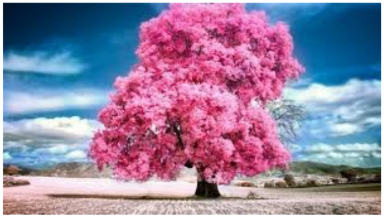
#> input picture Lab_Programs/image-1.png, 384 x 217 px
$ python program-25.py   (older library calls are emulated)
#> lines starting #> are read from the running program, lines starting #| are printed output that depends on the picture; after the words box and inside, x2 and y2 are one past the last pixel; in counts of white or black regions, pixels touching at a corner belong together
import cv2
import numpy as np

img = cv2.imread("image-1.png",0)
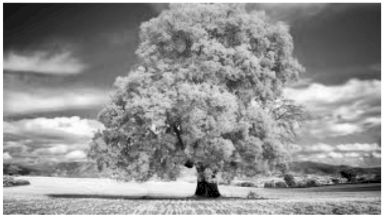
#> img: shape (217, 384); min 0, max 255, mean 145.8

sobelx = cv2.Sobel(img,cv2.CV_64F,1,0)
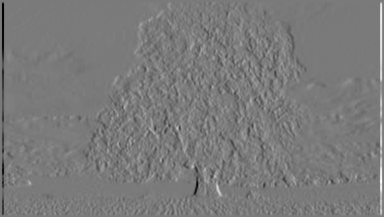
#> sobelx: shape (217, 384) float64; min -888, max 957, mean 0; drawn with min black and max white
sobely = cv2.Sobel(img,cv2.CV_64F,0,1)
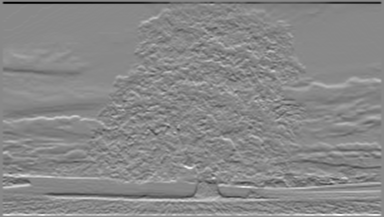
#> sobely: shape (217, 384) float64; min -904, max 784, mean 0; drawn with min black and max white
gradient = cv2.magnitude(sobelx,sobely)
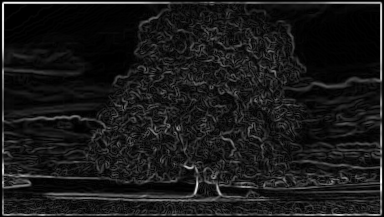
#> gradient: shape (217, 384) float64; min 0, max 957.2, mean 94.5; drawn with min black and max white

cv2.imshow("Gradient", gradient)
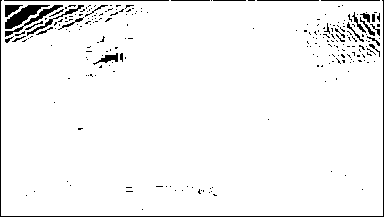
#> window 'Gradient': shape (217, 384); 95.8% white; 234 black regions (205 under 20 px), largest, box (x1, y1, x2, y2) and area: (0, 0, 384, 217) 818, (5, 5, 50, 29) 401, (5, 5, 63, 37) 238
cv2.waitKey(0)
cv2.destroyAllWindows

$ run again, with Lab_Programs/image-2.png copied over Lab_Programs/image-1.png
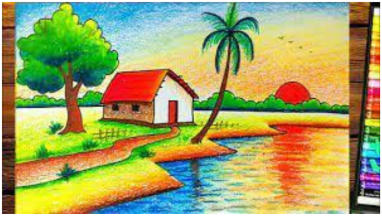
#> input picture Lab_Programs/image-2.png, 382 x 216 px
#> `gradient = cv2.magnitude(sobelx,sobely)`:
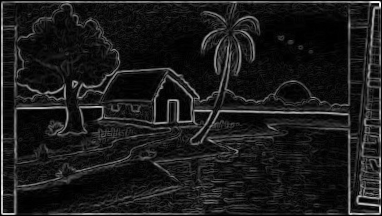
#> gradient: shape (216, 382) float64; min 0, max 1020, mean 108; drawn with min black and max white
#> `cv2.imshow("Gradient", gradient)`:
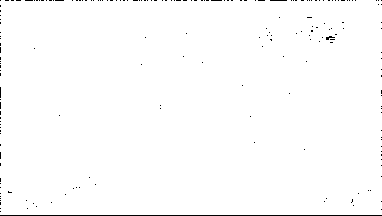
#> window 'Gradient': shape (216, 382); 99.1% white; black in thin lines or dots

$ run again, with Lab_Programs/image-3.png copied over Lab_Programs/image-1.png
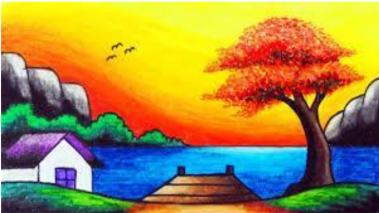
#> input picture Lab_Programs/image-3.png, 379 x 213 px
#> `gradient = cv2.magnitude(sobelx,sobely)`:
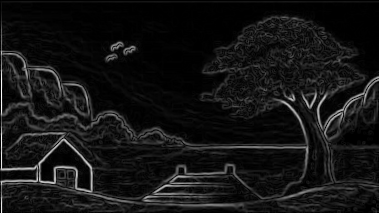
#> gradient: shape (213, 379) float64; min 0, max 848, mean 68; drawn with min black and max white
#> `cv2.imshow("Gradient", gradient)`:
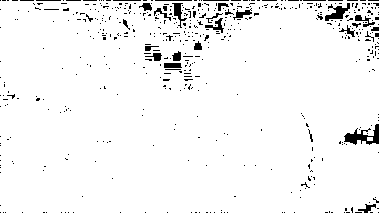
#> window 'Gradient': shape (213, 379); 95.8% white; 543 black regions (516 under 20 px), largest, box (x1, y1, x2, y2) and area: (344, 124, 379, 145) 335, (325, 3, 350, 21) 203, (172, 3, 187, 28) 131
